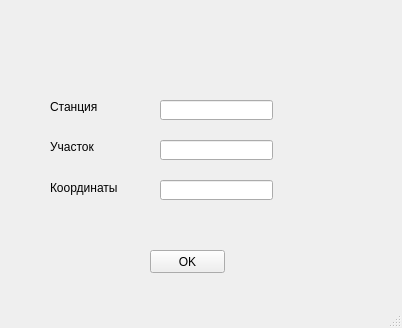
<?xml version="1.0" encoding="UTF-8"?>
<ui version="4.0">
 <class>MainWindow</class>
 <widget class="QMainWindow" name="MainWindow">
  <property name="geometry">
   <rect>
    <x>0</x>
    <y>0</y>
    <width>402</width>
    <height>328</height>
   </rect>
  </property>
  <property name="windowTitle">
   <string>MainWindow</string>
  </property>
  <widget class="QWidget" name="centralwidget">
   <widget class="QLineEdit" name="lineEdit">
    <property name="geometry">
     <rect>
      <x>160</x>
      <y>100</y>
      <width>113</width>
      <height>20</height>
     </rect>
    </property>
   </widget>
   <widget class="QLineEdit" name="lineEdit_2">
    <property name="geometry">
     <rect>
      <x>160</x>
      <y>140</y>
      <width>113</width>
      <height>20</height>
     </rect>
    </property>
   </widget>
   <widget class="QLineEdit" name="lineEdit_3">
    <property name="geometry">
     <rect>
      <x>160</x>
      <y>180</y>
      <width>113</width>
      <height>20</height>
     </rect>
    </property>
   </widget>
   <widget class="QLabel" name="label">
    <property name="geometry">
     <rect>
      <x>50</x>
      <y>100</y>
      <width>47</width>
      <height>13</height>
     </rect>
    </property>
    <property name="text">
     <string>Станция</string>
    </property>
   </widget>
   <widget class="QLabel" name="label_2">
    <property name="geometry">
     <rect>
      <x>50</x>
      <y>140</y>
      <width>47</width>
      <height>13</height>
     </rect>
    </property>
    <property name="text">
     <string>Участок</string>
    </property>
   </widget>
   <widget class="QLabel" name="label_3">
    <property name="geometry">
     <rect>
      <x>50</x>
      <y>180</y>
      <width>71</width>
      <height>16</height>
     </rect>
    </property>
    <property name="text">
     <string>Координаты</string>
    </property>
   </widget>
   <widget class="QPushButton" name="okButton">
    <property name="geometry">
     <rect>
      <x>150</x>
      <y>250</y>
      <width>75</width>
      <height>23</height>
     </rect>
    </property>
    <property name="text">
     <string>OK</string>
    </property>
   </widget>
  </widget>
  <widget class="QMenuBar" name="menubar">
   <property name="geometry">
    <rect>
     <x>0</x>
     <y>0</y>
     <width>402</width>
     <height>21</height>
    </rect>
   </property>
  </widget>
  <widget class="QStatusBar" name="statusbar"/>
 </widget>
 <resources/>
 <connections/>
</ui>
